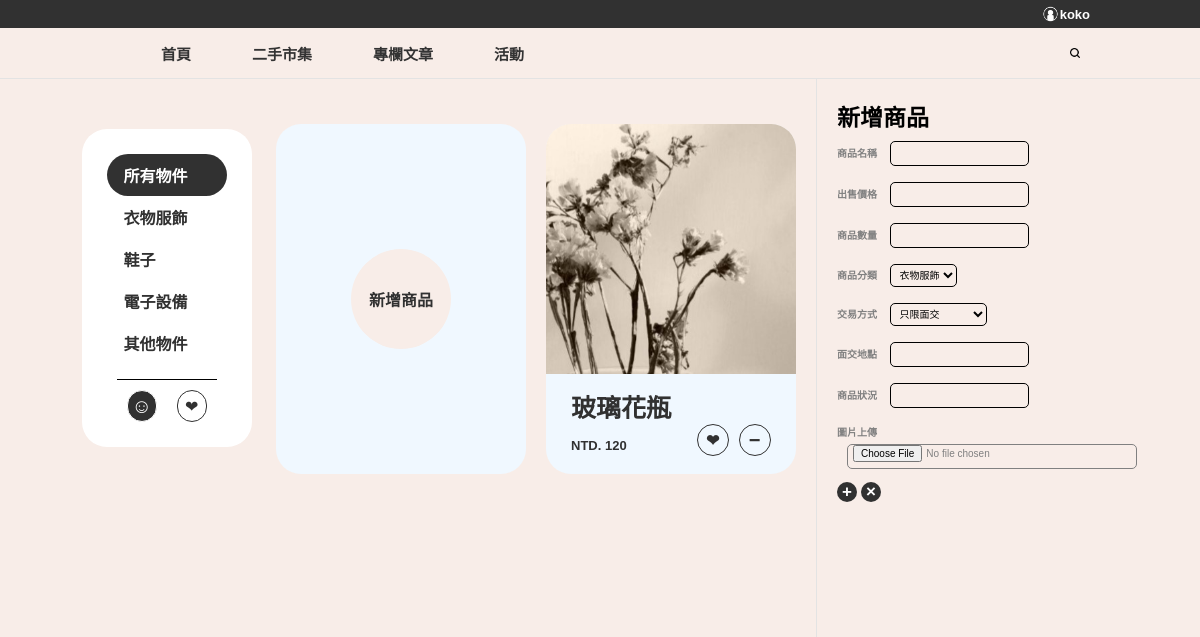
/market/create_interface/ (signed in), run on an earlier commit of the app's database.
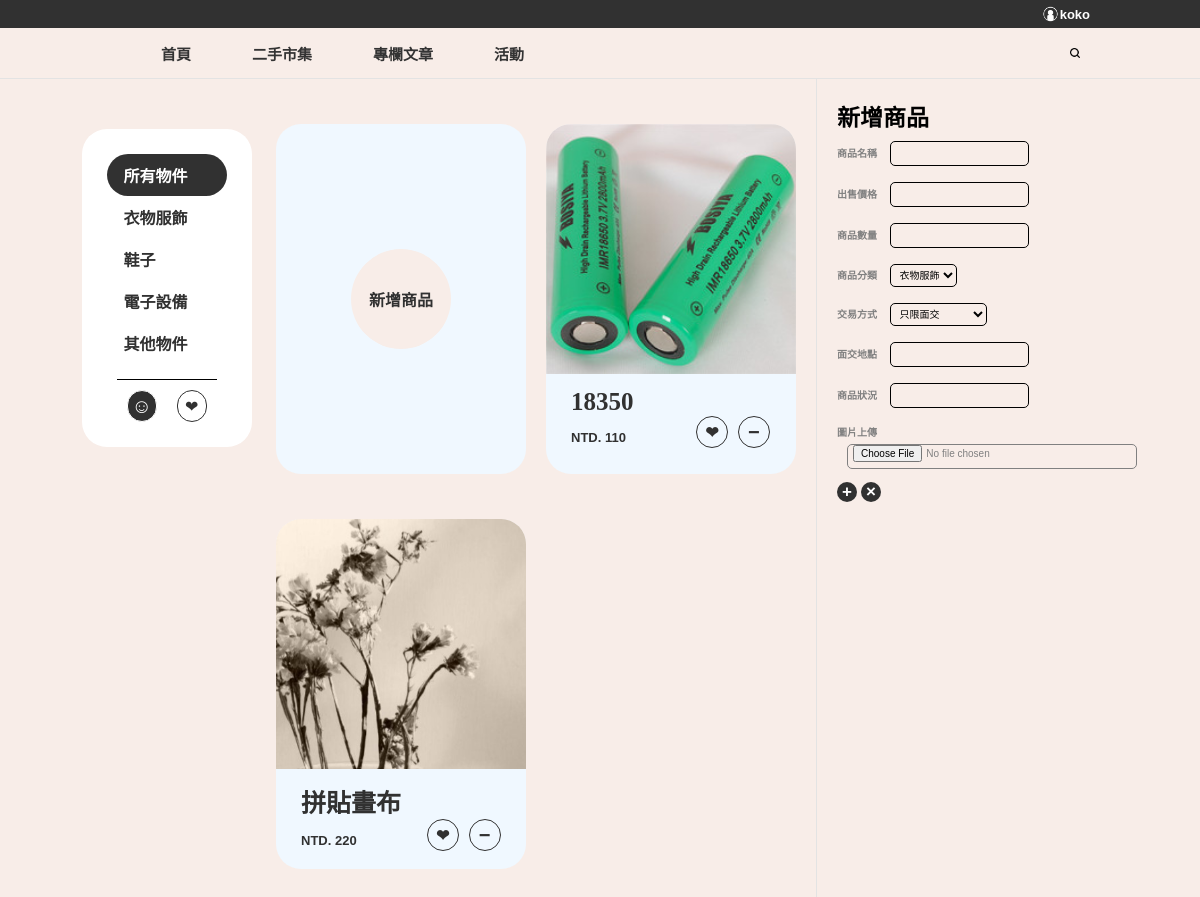
And on a later commit of the database.
### market/models.py (models this page shows)
class Item(models.Model):
    idx = models.AutoField(auto_created=True, primary_key=True)
    user = models.CharField(max_length=100, default='visitor')
    name = models.CharField(max_length=100)
    price = models.IntegerField()
    quantity = models.IntegerField()
    transaction_type = models.CharField(max_length=20)
    transaction_location = models.CharField(max_length=100, blank=True)
    category = models.CharField(max_length=20)
    condition = models.CharField(max_length=200)
    image = models.ImageField(upload_to='images/')

### market/views.py (the view)
# urls.py: path('create_interface/', views.create_interface, name='create_interface'),
@login_required(login_url='market_index')
def create_interface(request):
    global preview_index
    preview_index = None
    return render(request, 'mk_create.html', {
        'items': Item.objects.filter(user=request.user.username),
        'user_check': 'check',
        'love_items': [love.item for love in \
                       Love.objects.filter(user=request.user.username)],
    })

### templates/mk_create.html (shortened to what this page needs)
{% extends 'mk_base.html' %}
{% block post %}
<div class="post-container">
  <div class='post-bulletin-board'>
    <div class='post create-post-div'>
      <a href="{% url 'create_interface' %}">新增商品</a>
    </div>
    {% for item in items %}
    <div class='post'>
      <div class='post-item-image'>
        {% load static %}
        <img src="{{ item.image.url }}" alt="{{item.name}}">
      </div>
      <div class='post-item-text'>
        <p class="item-title">{{item.name}}</p>
        <div class='item-tag'>
          <p>NTD. {{item.price}}</p>
          {% if item.idx in love_items %}
          <a class='love-item-active' href="{% url 'love_item' idx=item.idx %}">&#10084;</a>
          {% else %}
          <a class='love-item' href="{% url 'love_item' idx=item.idx %}">&#10084;</a>
          {% endif %}
          <a class='buy-item' href="{% url 'remove_item' idx=item.idx %}">&minus;</a>
        </div>
      </div>
    </div>
    {% endfor %}
  </div>
</div>
{% endblock post %}
{% block preview %}
<div class="preview-container">
  <div class='preview-fixed-container'>
    <p class='new-item-title'>新增商品</p>
    <form action="{% url 'create' %}" method='post' enctype='multipart/form-data'>
      <label>商品名稱
        <input type="text" id='new-item-name' name='name' required>
      </label>
      <label>出售價格
        <input type="number" id='new-item-price' name='price' required>
      </label>
      <label>商品數量
        <input type="number" id='new-item-quantity' name='quantity' required>
      </label>
      <label>商品分類
        <select name="category" id="new-item-category">
          <option value="衣物服飾">衣物服飾</option>
        </select>
      </label>
      <label>交易方式
        <select name="transaction_type" id="new-item-transcation-type">
          <option value="只限面交">只限面交</option>
        </select>
      </label>
      <label>面交地點
        <input type="text" id='new-item-transcation-location' name='transaction_location'>
      </label>
      <label>商品狀況
        <input type="text" id='new-item-condition' name='condition'>
      </label>
      <label class='new-item-input-image'>
        圖片上傳
        <input type="file" id='new-item-image' name='image' required>
      </label>
      <div class='new-item-btn-block'>
        <button type='submit' id='new-item-add' class='new-item-btn'>&plus;</button>
        <button type='button' id='new-item-cancel' class='new-item-btn'
          onclick="location.href='{% url 'user_interface' %}'">&times;</button>
      </div>
    </form>
  </div>
</div>
{% endblock preview %}

What changed in the data, as far as the page shows it:
removed Item: image (picture), name "玻璃花瓶", price "120"
added Item: image (picture), name "18350", price "110"
added Item: image (picture), name "拼貼畫布", price "220"
